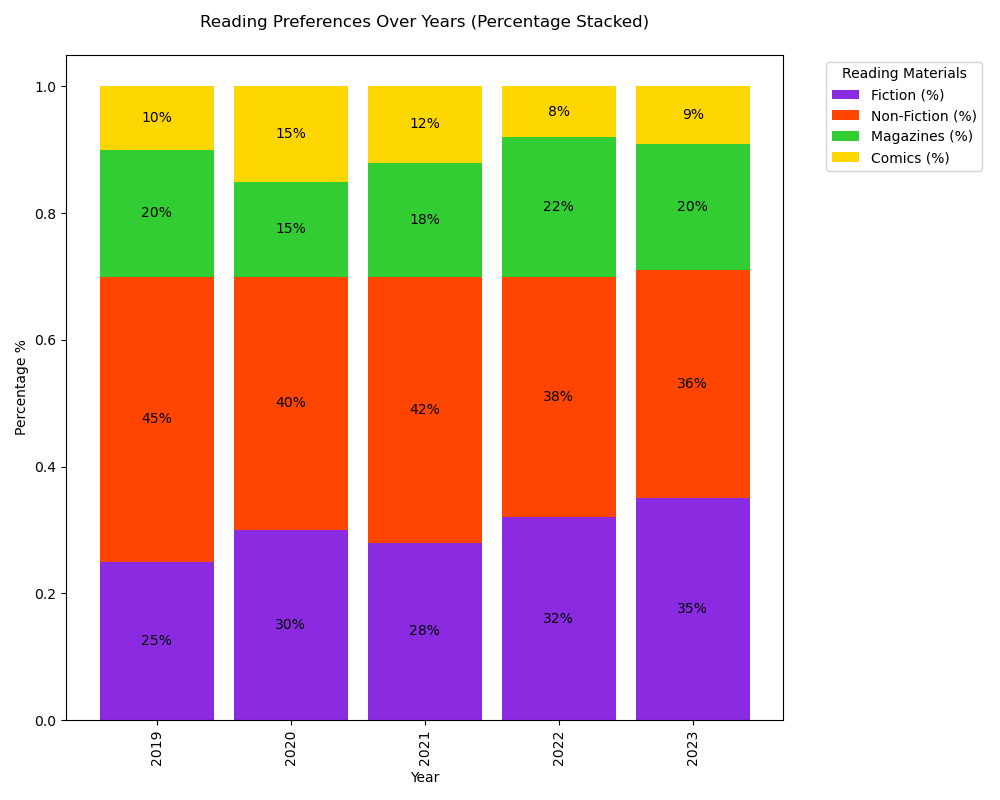

Recreate this plot in Python.

import seaborn as sns
import matplotlib.pyplot as plt
import pandas as pd

# Create a dataframe from the chart data
data = [
    {'Year': 2019, 'Fiction (%)': 25, 'Non-Fiction (%)': 45, 'Magazines (%)': 20, 'Comics (%)': 10},
    {'Year': 2020, 'Fiction (%)': 30, 'Non-Fiction (%)': 40, 'Magazines (%)': 15, 'Comics (%)': 15},
    {'Year': 2021, 'Fiction (%)': 28, 'Non-Fiction (%)': 42, 'Magazines (%)': 18, 'Comics (%)': 12},
    {'Year': 2022, 'Fiction (%)': 32, 'Non-Fiction (%)': 38, 'Magazines (%)': 22, 'Comics (%)': 8},
    {'Year': 2023, 'Fiction (%)': 35, 'Non-Fiction (%)': 36, 'Magazines (%)': 20, 'Comics (%)': 9}
]
df = pd.DataFrame(data)
df.set_index('Year', inplace=True)

# Convert the dataframe to a 100% stacked format
df_percent = df.div(df.sum(axis=1), axis=0)

# Plot the 100% stacked bar chart
ax = df_percent.plot(kind='bar', stacked=True, color=['#8A2BE2', '#FF4500', '#32CD32', '#FFD700'], figsize=(10, 8), width=0.85)

# Customizing the plot to make it more informative
plt.title('Reading Preferences Over Years (Percentage Stacked)', pad=20)
plt.xlabel('Year')
plt.ylabel('Percentage %')

# Annotate the percentages on top of the bars
for p in ax.patches:
    width = p.get_width()
    height = p.get_height()
    x, y = p.get_xy() 
    if height > 0:
        ax.text(x + width / 2, 
                y + height / 2, 
                '{:.0%}'.format(height), 
                horizontalalignment='center', 
                verticalalignment='center')

# Adjust legend
plt.legend(title='Reading Materials', bbox_to_anchor=(1.05, 1), loc='upper left')

# Show the plot
plt.tight_layout()
plt.show()
